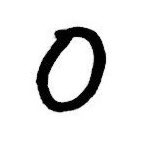
%> input picture HW5_Digit Recognition with Convolutional Neural Networks/images/real_world/0.png, 152 x 153 px; its folder holds only this picture in this run
$ octave test_real_world.m   (GNU Octave 9; MATLAB toolbox functions it lacks are replaced by stand-ins)
%> lines starting %> are read from the running program, lines starting %| are printed output that depends on the picture
### HW5_Digit Recognition with Convolutional Neural Networks/matlab/conv_layer_forward.m
function [output] = conv_layer_forward(input, layer, param)
% Conv layer forward
% input: struct with input data
% layer: convolution layer struct
% param: weights for the convolution layer

% output:

h_in = input.height;
w_in = input.width;
c = input.channel;
batch_size = input.batch_size;
k = layer.k;
pad = layer.pad;
stride = layer.stride;
num = layer.num;
% resolve output shape
h_out = (h_in + 2*pad - k) / stride + 1;
w_out = (w_in + 2*pad - k) / stride + 1;

assert(h_out == floor(h_out), 'h_out is not integer')
assert(w_out == floor(w_out), 'w_out is not integer')
input_n.height = h_in;
input_n.width = w_in;
input_n.channel = c;

%% Fill in the code
% Iterate over the each image in the batch, compute response,
% Fill in the output datastructure with data, and the shape.

output.height = h_out;
output.width = w_out;
output.channel = num;
output.batch_size = batch_size;
output.data = zeros(h_out,w_out,num,batch_size);

im = input;
w = param.w;
b = param.b;
filter_col = reshape(w,[k*k*c num]);

if isempty(b)
    b = zeros(size(filter_col,1),1);
end
bias_m = repmat(b,[1 h_out*w_out]);

for batch = 1:batch_size
    if(size(input.data,4)==1)
        im.data = input.data(:,batch);
    else
        im.data = input.data(:,:,:,batch);
    end
    col = im2col_conv(im, layer, h_out, w_out);
    col = reshape(col, k*k*c, h_out*w_out);
    a = (filter_col' * col) + b';
    output.data(:,:,:,batch) = reshape(a',[h_out,w_out,num]);
end
output.data = reshape(output.data,[h_out*w_out*num,batch_size]);
end

### HW5_Digit Recognition with Convolutional Neural Networks/matlab/relu_forward.m
function [output] = relu_forward(input)
output.height = input.height;
output.width = input.width;
output.channel = input.channel;
output.batch_size = input.batch_size;

output.data = max(0,input.data);
end

### HW5_Digit Recognition with Convolutional Neural Networks/matlab/pooling_layer_forward.m
function [output] = pooling_layer_forward(input, layer)

    h_in = input.height;
    w_in = input.width;
    c = input.channel;
    batch_size = input.batch_size;
    k = layer.k;
    pad = layer.pad;
    stride = layer.stride;

    h_out = (h_in + 2*pad - k) / stride + 1;
    w_out = (w_in + 2*pad - k) / stride + 1;


    output.height = h_out;
    output.width = w_out;
    output.channel = c;
    output.batch_size = batch_size;

    output.data = zeros([h_out, w_out, c, batch_size]);
    input.data = reshape(input.data,[h_in,w_in,c,batch_size]);
    padded_input = padarray(input.data,[pad, pad], 'both');

    for batch = 1:batch_size
        for channel=1:c
            a = padded_input(:,:,channel,batch);
            b = im2col(a, [k,k], 'distinct');
            [maxx,~] = max(b);
            output.data (:,:,channel,batch) = reshape(maxx, h_out, w_out);
        end
    end
output.data = reshape(output.data, [h_out * w_out * c, batch_size]);

end

### HW5_Digit Recognition with Convolutional Neural Networks/matlab/inner_product_forward.m
function [output] = inner_product_forward(input, layer, param)

d = size(input.data, 1);
k = size(input.data, 2); % batch size
m = size(param.w, 1); % m == d
n = size(param.w, 2);

b_mat = repmat(param.b, [k, 1]).';
output.data = param.w.' * input.data + b_mat;
output.height = size(param.w, 2);
output.width = 1;
output.channel = 1;
output.batch_size = k;

end

### HW5_Digit Recognition with Convolutional Neural Networks/matlab/convnet_forward.m
function [output, P] = convnet_forward(params, layers, data)
    l = length(layers);
    %batch_size = layers{1}.batch_size;
    assert(strcmp(layers{1}.type, 'DATA') == 1, 'first layer must be data layer');
    output{1}.data = data;
    output{1}.height = layers{1}.height;
    output{1}.width = layers{1}.width;
    output{1}.channel = layers{1}.channel;
    output{1}.batch_size = layers{1}.batch_size;
    output{1}.diff = 0;
    for i = 2:l-1
        switch layers{i}.type
            case 'CONV'
                output{i} = conv_layer_forward(output{i-1}, layers{i}, params{i-1});
            case 'POOLING'
                output{i} = pooling_layer_forward(output{i-1}, layers{i});
            case 'IP'
                output{i} = inner_product_forward(output{i-1}, layers{i}, params{i-1});
            case 'RELU'
                output{i} = relu_forward(output{i-1});
            case 'ELU'
                output{i} = elu_forward(output{i-1}, layers{i});
        end
    end
    if nargout > 1
        W = bsxfun(@plus, params{l-1}.w * output{l-1}.data, params{l-1}.b);
        W = [W; zeros(1, size(W, 2))];
        W=bsxfun(@minus, W, max(W));
        W=exp(W);

        % Convert to Probabilities by normalizing
        P=bsxfun(@rdivide, W, sum(W));
    end
end

### HW5_Digit Recognition with Convolutional Neural Networks/matlab/get_lenet.m
function layers = get_lenet()

    layers{1}.type = 'DATA';
    layers{1}.height = 28;
    layers{1}.width = 28;
    layers{1}.channel = 1;
    layers{1}.batch_size = 100;

    layers{2}.type = 'CONV';
    layers{2}.num = 20;
    layers{2}.k = 5;
    layers{2}.stride = 1;
    layers{2}.pad = 0;
    layers{2}.group = 1;

    layers{3}.type = 'RELU';

    layers{4}.type = 'POOLING';
    layers{4}.k = 2;
    layers{4}.stride = 2;
    layers{4}.pad = 0;


    layers{5}.type = 'CONV';
    layers{5}.k = 5;
    layers{5}.stride = 1;
    layers{5}.pad = 0;
    layers{5}.group = 1;
    layers{5}.num = 50;

    layers{6}.type = 'RELU';

    layers{7}.type = 'POOLING';
    layers{7}.k = 2;
    layers{7}.stride = 2;
    layers{7}.pad = 0;

    layers{8}.type = 'IP';
    layers{8}.num = 500;
    layers{8}.init_type = 'uniform';

    layers{9}.type = 'RELU';

    layers{10}.type = 'LOSS';
    layers{10}.num = 10;

end

### HW5_Digit Recognition with Convolutional Neural Networks/matlab/test_real_world.m
clc;
clear;
close;

directory = '../images/real_world/';
imagefiles = dir('../images/real_world/*.png');
nfiles = length(imagefiles);    % Number of files found

layers = get_lenet();
load lenet.mat

figure;
for i=1:nfiles
   current_filename = strcat(directory, imagefiles(i).name);
   current_image = imread(current_filename);
%> current_image is the input picture: size 153x152x3 uint8; min 0, max 255, mean 229.1
   % convert to grayscale
   if size(current_image, 3)>1
       current_image = rgb2gray(current_image);
%> current_image: size 153x152 uint8
   end
    current_image = current_image';
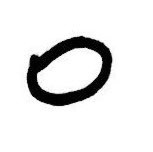
%> current_image: size 152x153 uint8; min 0, max 255, mean 229.1; mean of the top-left, top-right, bottom-left and bottom-right quarters 223.5, 229.3, 225.2, 238.4
   % resize to 28x28
   current_image = imresize(current_image,[28, 28]);
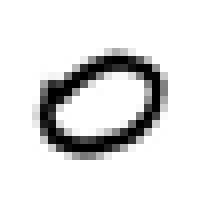
%> current_image: size 28x28 uint8 (shown 8 times larger); min 0, max 255, mean 229
   % scale image to 0, 1
   current_image = 1.0 - (double(current_image)/255);
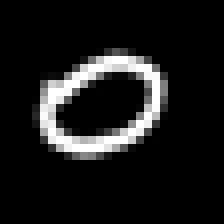
%> current_image: size 28x28 double (shown 8 times larger); min 0, max 1, mean 0.102
   % flatten  current image
   flat_current_image = reshape(current_image, 28*28, 1);
%> flat_current_image = 784 values, max 1 at index 180, min 0 at index 1, mean 0.102
   % change batch size from 100 to 1
   layers{1}.batch_size = 1;

   [output, Pred] = convnet_forward(params, layers, flat_current_image);
%> the loop in convnet_forward, `for i = 2:l-1` made 8 passes
%> pass 1, in conv_layer_forward, `filter_col = reshape(w,[k*k*c num]);`:
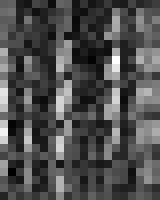
%> filter_col: size 25x20 double (shown 8 times larger); min -0.0978, max 0.434, mean 0.0665; drawn with min black and max white
%> after the loop in convnet_forward, `for i = 2:l-1`: output = 9 items
%> in convnet_forward, `W = bsxfun(@plus, params{l-1}.w * output{l-1}.data, params{l-1}.b);`: W = [-7.44; -9.77; -5.6; -15.03; -5.34; -14.63; -12.01; -4.16; -10.41]
%> in convnet_forward, `W=bsxfun(@minus, W, max(W));`: W = [-7.44; -9.77; -5.6; -15.03; -5.34; -14.63; -12.01; -4.16; -10.41; 0]
%> in convnet_forward, `W=exp(W);`: W = [0.00059; 5.7e-05; 0.00371; 2.96e-07; 0.00481; 4.43e-07; 6.1e-06; 0.0156; 3e-05; 1]
%> in convnet_forward, `P=bsxfun(@rdivide, W, sum(W));`: P = [0.000575; 5.56e-05; 0.00362; 2.89e-07; 0.00469; 4.33e-07; 5.96e-06; 0.0152; 2.93e-05; 0.976]
%> output = 9 items; Pred has the same summary as P in convnet_forward
   gt_label = imagefiles(i).name;

   [~, idx] = max(Pred);
%> idx = 10
   pred_label = idx-1;
%> pred_label = 9

   subplot(1, nfiles, i);
   imshow(current_filename);
   title(pred_label);

end
